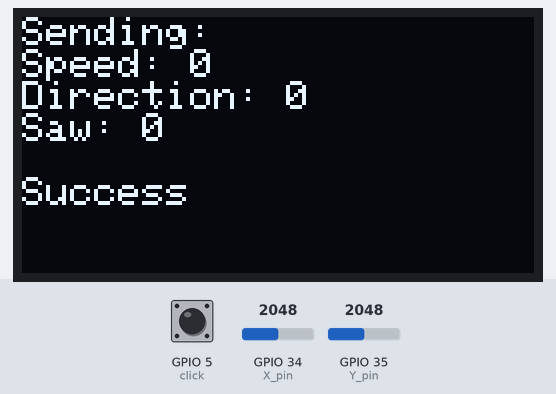
Recording of a sketch running on a simulated ESP32. Parts: 128×64 one-colour display. Inputs (shaded band) come from the test bench; at power-on: GPIO 34 (X_pin) = 2048, GPIO 35 (Y_pin) = 2048, GPIO 5 (click) HIGH. The display library's start-up logo is not drawn.

Above: at 5.2 s.
5.3 s: GPIO 34 (X_pin) set to 3040
At 6.1 s:
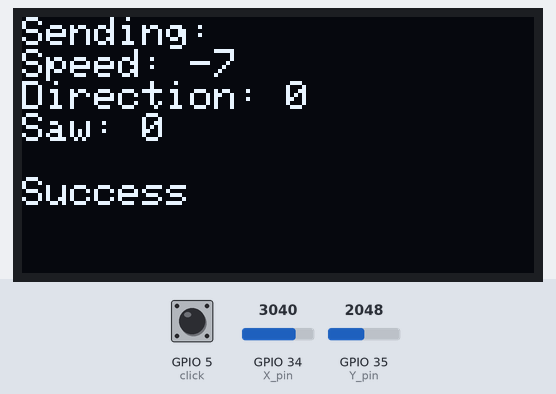
7.0 s: GPIO 35 (Y_pin) set to 3540
At 7.5 s:
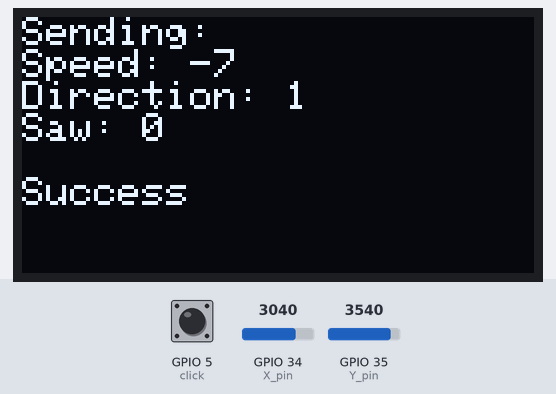
8.6 s: GPIO 5 (click) pulled LOW for 0.25 s
At 8.82 s:
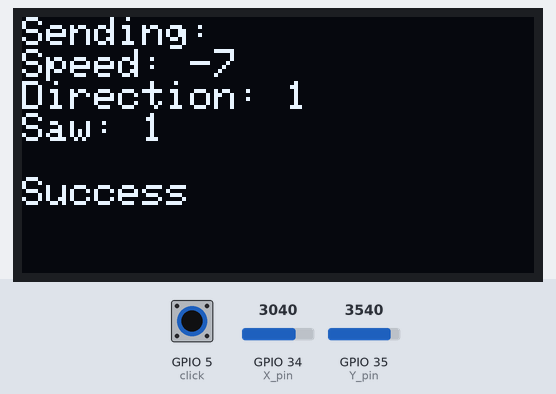
10.4 s: GPIO 34 (X_pin) set to 2960
At 11.6 s:
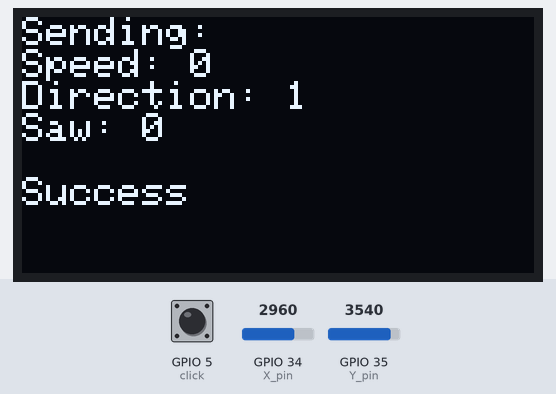
12.0 s: GPIO 5 (click) pulled LOW for 1 s
At 12.9 s:
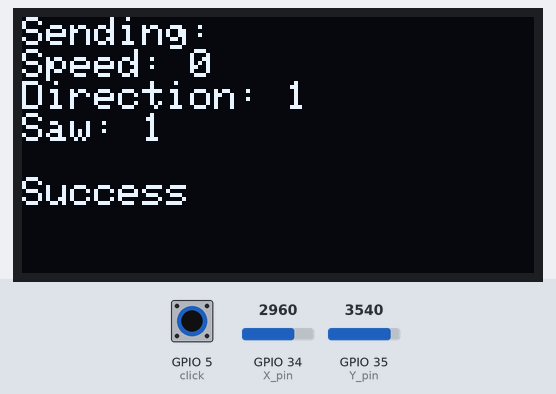
14.6 s: GPIO 35 (Y_pin) set to 491
At 15.3 s:
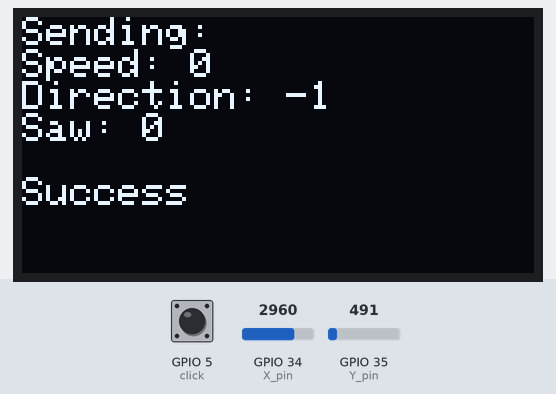
Timing chart, 0 to 17.2 s (numbered marks = the images above; inputs shaded):
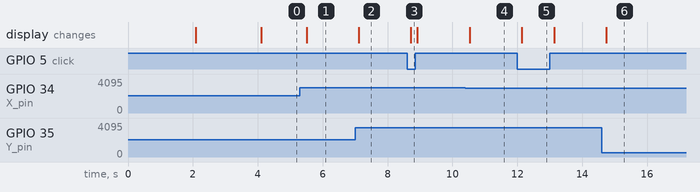

The sketch:

esp_now_sender_sparky.ino
```cpp
#include "WiFi.h"
#include <esp_now.h>

#include <SPI.h>
#include <Wire.h>
#include <Adafruit_GFX.h>
#include <Adafruit_SSD1306.h>

#define SCREEN_WIDTH 128
#define SCREEN_HEIGHT 64
#define OLED_RESET     -1
#define SCREEN_ADDRESS 0x3C

Adafruit_SSD1306 display(SCREEN_WIDTH, SCREEN_HEIGHT, &Wire, OLED_RESET);


// Joystick Analog
const int click = 5;
const int X_pin = A6;
const int Y_pin = A7;
int x_pos;
int y_pos;
int clickpress;

const int maxspeed = 200;

// Define a message structure
typedef struct struct_message {
  int speed;
  int direction;
  int saw;
} struct_message;
struct_message myData;

// MAC Address of receiver
uint8_t receiverAddress[] = {0xEC, 0xDA, 0x3B, 0x61, 0x92, 0xEC};

// Peer info
esp_now_peer_info_t peerInfo;

// Callback function called when data is sent
void OnDataSent(const uint8_t *mac_addr, esp_now_send_status_t status) {

  // display data
  display.clearDisplay();
  display.setCursor(0, 0);
  display.println("Sending:");
  display.print("Speed: ");
  display.println(myData.speed);
  display.print("Direction: ");
  display.println(myData.direction);
  display.print("Saw: ");
  display.println(myData.saw);
  display.println();
  display.println(status == ESP_NOW_SEND_SUCCESS ? "Success" : "Fail");
  display.display();
}


void setup() {

  // Set ESP32 as a Wi-Fi Station
  WiFi.mode(WIFI_STA);

  // init display
  if(!display.begin(SSD1306_SWITCHCAPVCC, SCREEN_ADDRESS)) {
    for(;;);
  }
  display.display();  // Adafruit logo
  delay(2000);
  display.setTextSize(1);
  display.setTextColor(SSD1306_WHITE);

  // show MAC
  display.clearDisplay();
  display.setCursor(0, 0);
  display.println("MAC Address:");
  display.println(WiFi.macAddress());
  display.display();
  delay(2000);

  // Initilize ESP-NOW
  if (esp_now_init() != ESP_OK) {
    display.println("Error initializing ESP-NOW");
    display.display();
    return;
  }

  // Register the send callback
  esp_now_register_send_cb(OnDataSent);

  // Register peer
  memcpy(peerInfo.peer_addr, receiverAddress, 6);
  peerInfo.channel = 0;
  peerInfo.encrypt = false;

  // Add peer
  if (esp_now_add_peer(&peerInfo) != ESP_OK){
    display.println("Failed to add peer");
    display.display();
    return;
  }

  // init joystick
  pinMode(X_pin, INPUT);
  pinMode(Y_pin, INPUT);
  pinMode(click, INPUT_PULLUP);

}

void loop() {

  x_pos = analogRead(X_pin);
  y_pos = analogRead(Y_pin);
  clickpress = digitalRead(click);

  // Motor
  if (x_pos < 1000){
    myData.speed = map(x_pos, 1000, 0, 0, maxspeed);
  }
  else if (x_pos > 3000){
    myData.speed = -1 * map(x_pos, 3000, 4095, 0, maxspeed);
  }
  else { // A off
    myData.speed = 0;
  }

  // Direction
  if (y_pos < 500){
    myData.direction = -1;
  }
  else if (y_pos > 3500){
    myData.direction = 1;
  }
  else { // A off
    myData.direction = 0;
  }

  // saw
  if (clickpress == LOW) {
    myData.saw = 1;
  }
  else {
    myData.saw = 0;
  }

  // Send message via ESP-NOW
  esp_err_t result = esp_now_send(receiverAddress, (uint8_t *) &myData, sizeof(myData));

  delay(200);

}
```

Measured:
- after the input at 5.3 s, the display: changes after 0.21 s (image 1)
- after the input at 7.0 s, the display: changes after 0.12 s (image 2)
- after the input at 8.6 s, the display: changes after 0.12 s (image 3)
- after the input at 10.4 s, the display: changes after 0.13 s (image 4)
- after the input at 12.0 s, the display: changes after 0.13 s (image 5)
- after the input at 14.6 s, the display: changes after 0.14 s (image 6)
